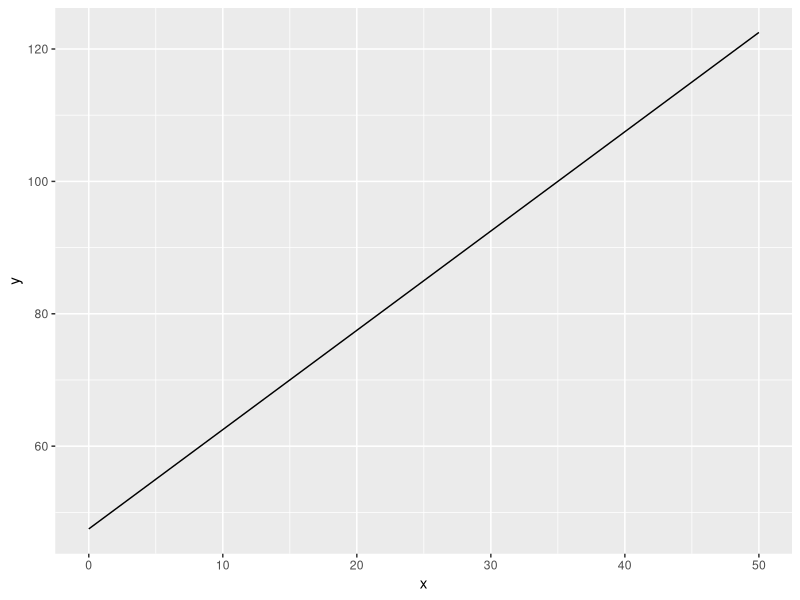
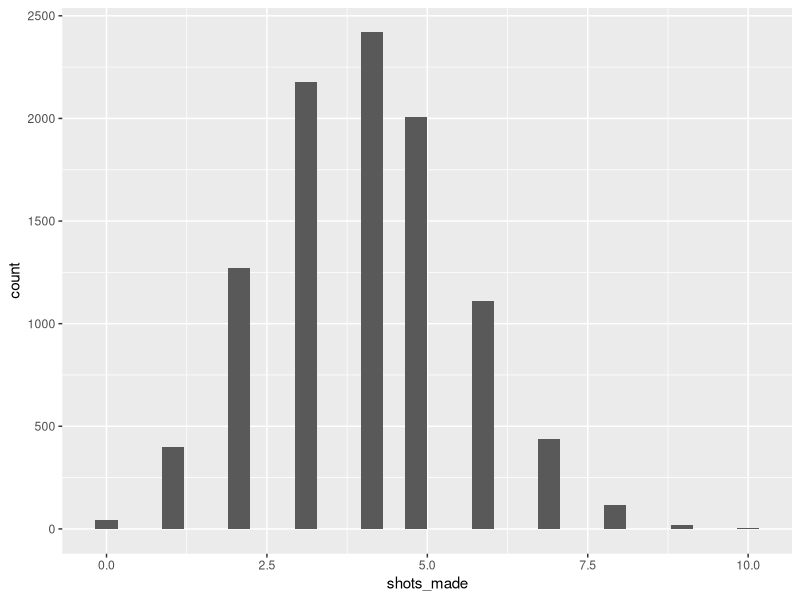
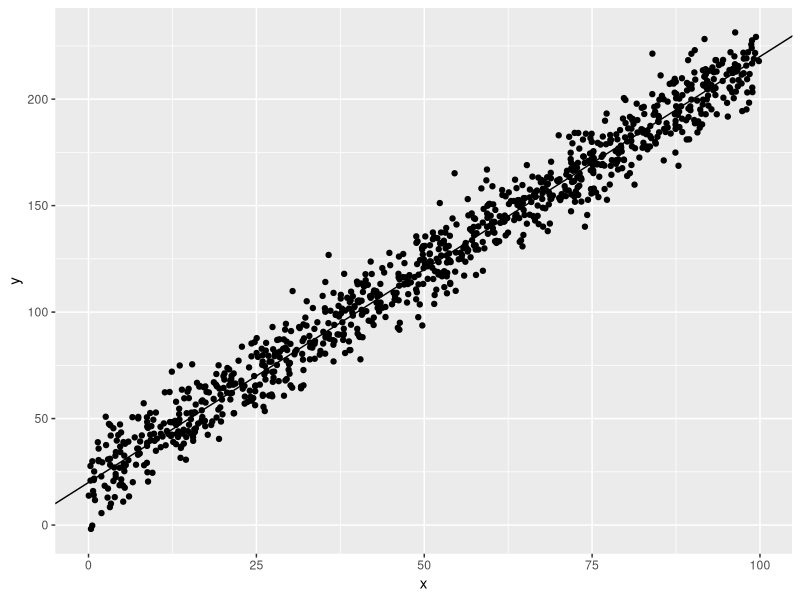
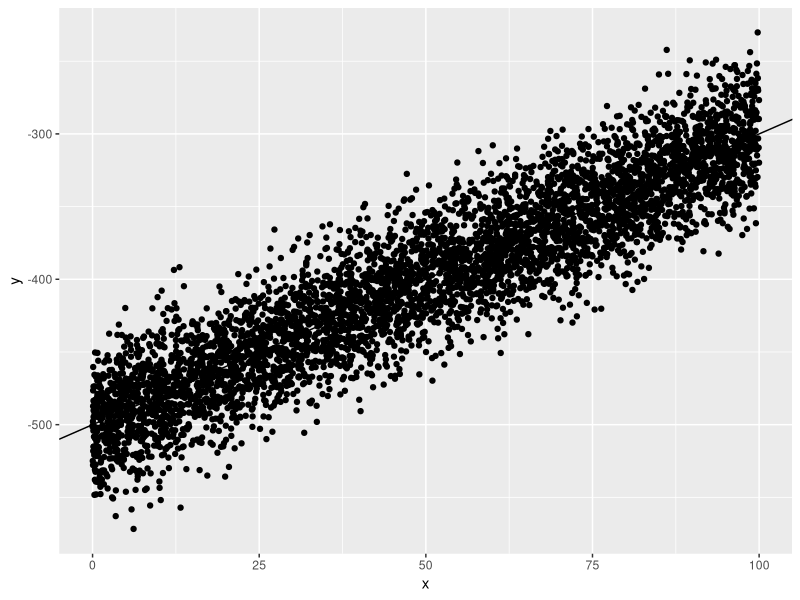

Recreate these plots in R, in order.
## ---- chunk 1
library(tidyverse)
## ---- chunk 2
### set up the data as a data.frame()
surv_dat<-data.frame(age = c("18-29", 
                             "30-44",
                             "45-64",
                             "65+"),
                     support = c(0.5,
                                 0.6,
                                 0.4,
                                 0.3),
                     pop = c(200,
                             250,
                             300,
                             250))
## ---- chunk 3
### easy in R once in data.frame()
sum(surv_dat$support * surv_dat$pop) / sum(surv_dat$pop)
### or in tidyverse
surv_dat %>% 
  summarize(wt_avg = sum(support * pop) / sum(pop))
## ---- chunk 4
test_dat<-data.frame(x = 0:50)
test_dat<-test_dat %>% 
  mutate(y = 47.5 + 1.5 * x)
## ---- chunk 5
ggplot(test_dat,
       aes(x = x, y = y)) + 
  geom_line()
## ---- chunk 6
n<-500
y_t<-0.5
y_c<-0.4
## ---- chunk 7
### standard deviations
sd_t<-sqrt(500* 0.5 * (1-0.5))
sd_c<-sqrt(500* 0.4 * (1-0.4))
### standard errors
se_t<-sqrt(sd_t/n)
se_c<-sqrt(sd_c/n)

se_diff<-sqrt(se_t^2 + se_c^2)
## ---- chunk 8
### define the variables
p1<-0.3
p2<-0.4

n<-20

xbar_1<-p1*n
xbar_2<-p2*n
## ---- chunk 9
sd_x2<-sqrt(n * 0.4 * (1-0.4))
se_x2bar<-sqrt(sd_x2/n)

sd_x1<-sqrt(n* 0.3 * (1-0.3))
se_x1bar<-sqrt(sd_x1/n)


diff_means_se<-sqrt(se_x2bar^2 + se_x1bar^2)
## ---- chunk 10
z_null <- 
## ---- chunk 11
pnorm(-2/3, 0, 1)
## ---- chunk 12
1 - pnorm(-2/3, 0, 1)
## ---- chunk 13
p_hat<-2/54
se_phat<-sqrt(p_hat*(1-p_hat) / (54))

p_hat
se_phat
## CI
p_hat - 2 * se_phat
p_hat + 2* se_phat 
## ---- chunk 14
dbinom(3, 10, 0.4)
## ---- chunk 15
### initiate empty data frame
shots_made<-data.frame(n = 1:10000, shots_made = rep(NA, 10000))
for(i in 1:nrow(shots_made)){
  shots_made$shots_made[i]<-rbinom(1, 10, 0.4)
}

sims<-rbinom(10000, 10, 0.4)

ggplot(shots_made, 
       aes(x = shots_made)) + 
  geom_histogram()

### compute proportion of 3s

shots_made %>% 
  summarise(prop3 = sum(shots_made==3)/n())

## Pretty close!
## ---- chunk 16
fake_data<-function(a, b, n, sigma){
  ### simulate uniform(0,100) x w
  x<-runif(n, 0, 100)
  ### simulate error
  error<-rnorm(n, 0, sigma)
  ### compute y
  y<-a + b * x + error
  ### fit model
  m_out<-lm(y~x)
  ### set up plotting data
  plot_dat<-data.frame(x = x, y = y)
  ### add plot, note geom_abline() draws a line with slope b and intercept a
  ggplot(plot_dat,
         aes(x = x, y = y)) + 
    geom_point() + 
    geom_abline(slope = b, intercept = a)
}
## ---- chunk 17
fake_data(a = 20, b = 2, n = 1000, sigma = 10)
fake_data(a = -500, b = 2, n = 5000, sigma = 25)
